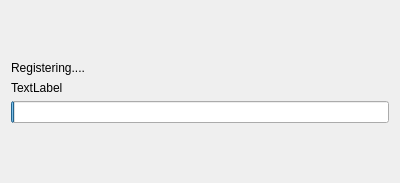
<?xml version="1.0" encoding="UTF-8"?>
<ui version="4.0">
 <class>RegistrationProgressWidget</class>
 <widget class="QWidget" name="RegistrationProgressWidget">
  <property name="geometry">
   <rect>
    <x>0</x>
    <y>0</y>
    <width>400</width>
    <height>183</height>
   </rect>
  </property>
  <property name="windowTitle">
   <string>Form</string>
  </property>
  <layout class="QVBoxLayout" name="verticalLayout">
   <item>
    <spacer name="verticalSpacer_2">
     <property name="orientation">
      <enum>Qt::Vertical</enum>
     </property>
     <property name="sizeHint" stdset="0">
      <size>
       <width>20</width>
       <height>40</height>
      </size>
     </property>
    </spacer>
   </item>
   <item>
    <widget class="QLabel" name="label">
     <property name="text">
      <string>Registering....</string>
     </property>
    </widget>
   </item>
   <item>
    <widget class="QLabel" name="timeoutLabel">
     <property name="text">
      <string>TextLabel</string>
     </property>
    </widget>
   </item>
   <item>
    <widget class="QProgressBar" name="progressBar">
     <property name="value">
      <number>1</number>
     </property>
     <property name="textVisible">
      <bool>false</bool>
     </property>
    </widget>
   </item>
   <item>
    <spacer name="verticalSpacer">
     <property name="orientation">
      <enum>Qt::Vertical</enum>
     </property>
     <property name="sizeHint" stdset="0">
      <size>
       <width>20</width>
       <height>40</height>
      </size>
     </property>
    </spacer>
   </item>
  </layout>
 </widget>
 <resources/>
 <connections/>
</ui>
